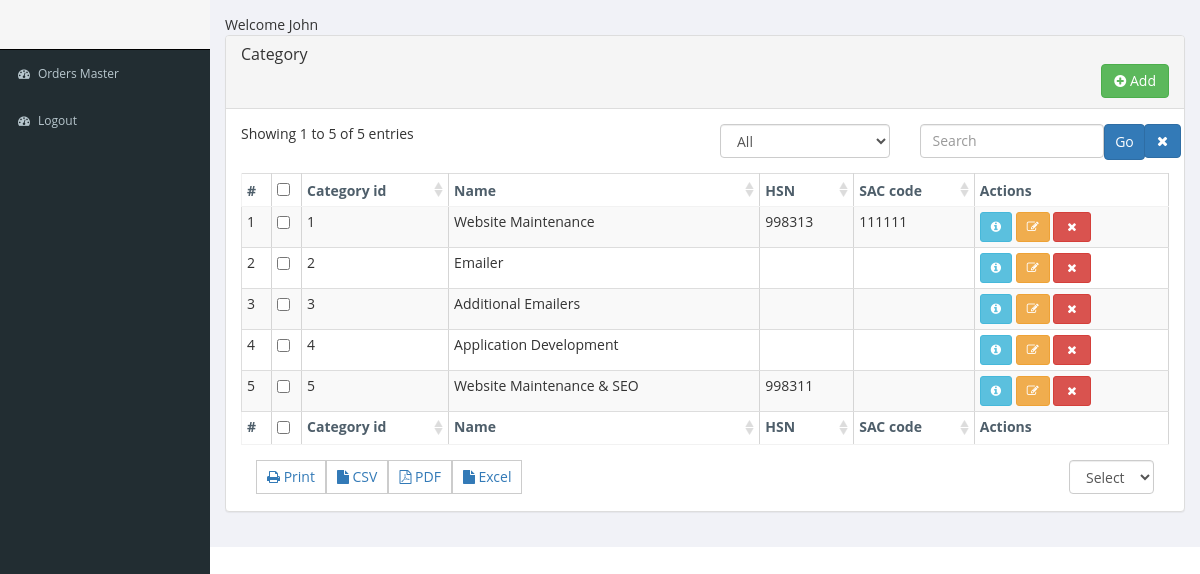
Screenshot of /category.php (signed in) with the database file from the repository.
### tables this page shows
CREATE TABLE `category` (
  `category_id` int(11) NOT NULL,
  `name` longtext NOT NULL,
  `HSN` varchar(100) DEFAULT NULL,
  `SAC_code` varchar(100) DEFAULT NULL
);

### script/classes/PDOModel.php (called while the page is built, shortened)
<?php
Class PDOModel {
    public $columns = "*";
    public $dbTransaction = false;
    public $backtick = "`";
    public $limit;
    public $fetchType;
    private $whereCondition = "";
    private $dbObj = NULL;
    private $sql;
    private $dbType;
    private $dbHostName;
    private $dbName;
    private $dbUserName;
    private $dbPassword;
    private $values = array();
    private $subSQL = "";
    private $joinString = "";
    public function connect($hostName, $userName, $password, $databaseName, $dbType = "mysql", $charset = "utf8") {
        $this->dbType = strtolower($dbType);
        $this->dbHostName = $hostName;
        $this->dbName = $databaseName;
        $this->dbUserName = $userName;
        $this->dbPassword = $password;
        $this->characterSet = $charset;
        $this->dbObj = NULL;
        $this->connectionStatus = 0;
        if ($this->connectionStatus == 1){
            $this->dbObj->setAttribute(PDO::ATTR_ERRMODE, PDO::ERRMODE_EXCEPTION);
        } else{
            $this->setErrors("Not able to connect to database. Please check details");
            return false;
        }
        if ($this->characterSet && $this->dbType == "mysql")
            $this->dbObj->exec("set names '" . $this->characterSet."'");
        return $this;
    }
    private function connectMysql() {
        try {
            $this->dbObj = new PDO("mysql:host=$this->dbHostName;dbname=$this->dbName", $this->dbUserName, $this->dbPassword);
            $this->connectionStatus = 1;
        } catch (PDOException $e) {
            $this->setErrors($e->getMessage());
        }
    }
    public function select($dbTableName) {
        try {
            $this->sql = $this->getSelectQuery($dbTableName);
            $stmt = $this->dbObj->prepare($this->sql);
            $stmt->execute($this->values);
            $result = $stmt->fetchAll($this->getFetchType());
            return $result;
        } catch (PDOException $e) {
            if ($this->dbTransaction == true) {
                $this->dbRollBack = true;
                $this->dbObj->rollBack();
            }
            $this->setErrors($e->getMessage());
        }
    }
    public function primaryKey($dbTableName) {
        try {
            if ($this->dbType === "pgsql")
                $this->sql = "SELECT a.attname, format_type(a.atttypid, a.atttypmod) AS data_type FROM  pg_index i JOIN   pg_attribute a ON a.attrelid = i.indrelid AND a.attnum = ANY(i.indkey) WHERE  i.indrelid = '$dbTableName'::regclass AND    i.indisprimary;";
            else if ($this->dbType === "sqlite")
                $this->sql = "pragma table_info ($dbTableName)";
            else if ($this->dbType === "sqlserver")
                  $this->sql = "SELECT Col.Column_name from INFORMATION_SCHEMA.TABLE_CONSTRAINTS Tab, INFORMATION_SCHEMA.CONSTRAINT_COLUMN_USAGE Col WHERE
                                Col.Constraint_Name = Tab.Constraint_Name
                                AND Col.Table_Name = Tab.Table_Name
                                AND Constraint_Type = 'PRIMARY KEY'
                                AND Col.Table_Name = '$dbTableName'";
            else
                $this->sql = "SHOW INDEXES FROM " . $this->parseTable($dbTableName) . " WHERE Key_name = 'PRIMARY'";
            $stmt = $this->dbObj->prepare($this->sql);
            $stmt->execute();
            $result = $stmt->fetchAll($this->getFetchType());
            if (count($result) > 0) {
                if ($this->dbType === "pgsql")
                    return $result[0]["attname"];
                else if ($this->dbType === "sqlite")
                    return $result[0]["name"];
                else
                    return $result[0]["Column_name"];
            } else
                return "";
        } catch (PDOException $e) {
            $this->setErrors($e->getMessage());
        }
    }
    private function getSelectQuery($dbTableName) {
        if (is_array($this->columns) && count($this->columns) > 0)
            $cols = implode(",", array_values($this->parseColumns($this->columns)));
        else {
            $cols = "$dbTableName.* ";
        }
        $sql = "SELECT " . $cols . $this->subSQL . " FROM " . $this->parseTable($dbTableName) . " " . $this->joinString . " " . $this->whereCondition
                . $this->getGroupByCondition() . $this->getHavingCondition() . $this->getorderByCondition() . $this->getLimitCondition();
        return $sql;
    }
    private function getorderByCondition() {
        $orderBy = "";
        return $orderBy;
    }
    private function getLimitCondition() {
        $limitBy = "";
        if (!empty($this->limit)) {
            if ($this->dbType === "pgsql") {
                $limit = explode(",", $this->limit);
                $limitBy.=" LIMIT " . $limit[1];
                if (isset($limit[1]))
                    $limitBy.=" OFFSET " . $limit[0];
            }
            else if ($this->dbType === "sqlserver") {
                 $limit = explode(",", $this->limit);
                 $limitBy.=" OFFSET " . $limit[0]. " ROWS";
                  if (isset($limit[1]))
                       $limitBy.=" FETCH NEXT  " . $limit[1]." ROWS ONLY";
            }
            else {
                $limitBy.=" LIMIT " . $this->limit;
            }
        }
        return $limitBy;
    }
    private function getGroupByCondition() {
        $groupby = "";
        return $groupby;
    }
    private function getHavingCondition() {
        $having = "";
        return $having;
    }
    private function getFetchType() {
        switch (strtoupper($this->fetchType)) {
            default: return PDO::FETCH_ASSOC;
        }
    }
    public function resetAll() {
        $this->whereCondition = "";
        $this->joinString = "";
        $this->joinTables = array();
        $this->values = array();
        $this->limit = "";
        $this->columns = array();
        $this->havingCondition = array();
        $this->subSQL = "";
    }
    private function parseColumns($cols) {
        $columns = array();
        if (is_array($cols) && !empty($this->backtick)) {
            foreach ($cols as $col) {
                if ($this->checkColAggr($col)) {
                    $alias = explode(" as ", strtolower($col));
                    if (isset($alias[1]))
                        $col = trim($alias[0]) . " AS " . $this->backtick . trim($alias[1]) . $this->backtick;
                }
                $columns[] = $col;
            }
        } else {
            $columns = $cols;
        }
        return $columns;
    }
    private function parseTable($dbTable) {
        $table = $dbTable;
        if (!empty($this->backtick)) {
            if (preg_match("/\bas\b/i", strtolower($dbTable))) {
                list($tableName, $alias) = explode("as", strtolower($dbTable));
                $table = $this->backtick . trim($tableName) . $this->backtick . " AS " . $this->backtick . trim($alias) . $this->backtick;
            } else {
                $table = $this->backtick . trim($dbTable) . $this->backtick;
            }
        }
        return $table;
    }
    private function checkColAggr($column) {
        $col = strtolower($column);
        if (strpos($col, "concat") !== false || strpos($col, "sum") !== false || strpos($col, "max") !== false || strpos($col, "min") !== false || strpos($col, "count") !== false || strpos($col, "distinct") !== false) {
            return true;
        }
        return false;
    }
}

### script/classes/templates/pure/template-table.php (the view, shortened to what this page needs)
<div class="table-responsive">
    <table class="pdocrud-table table table-striped table-hover table-bordered table-condensed <?php if(isset($settings["tableCellEdit"]) && $settings["tableCellEdit"]) echo "pdocrud-excel-table" ?>" data-obj-key="<?php echo $objKey; ?>">
        <?php if ($settings["headerRow"]) { ?>
        <thead>
            <tr class="pdocrud-header-row">
                <?php if ($settings["numberCol"]) { ?>
                <th class="w1">
                        #
                    </th>
                <?php }
                if ($settings["checkboxCol"]) { ?>
                    <th class="w1">
                        <input type="checkbox" value="select-all" name="pdocrud_select_all" class="pdocrud-select-all"  />
                    </th>
                <?php }
                if ($columns) foreach ($columns as $colkey => $column) {
                    if(!in_array($column["col"], $colsRemove)){
                    ?>
                        <th <?php echo $column["attr"]; ?> data-action="<?php echo $column["sort"]; ?>"  data-sortkey="<?php echo $colkey; ?>" class="pdocrud-actions-sorting pdocrud-<?php echo $column["sort"]; ?>">
                            <span> <?php echo $column["colname"];
                            ?>
                            </span>
                        </th>
                    <?php }
                }
                if ($settings["actionbtn"]) {
                    ?>
                    <th>
                        <?php echo $lang["actions"] ?>
                    </th>
                    <?php } ?>
            </tr>
        </thead>
        <?php } ?>
        <tbody>
        <?php
        $rowcount = $settings["row_no"];
        if ($data)
            foreach ($data as $rows) {
                ?>
                <tr data-id="<?php if(isset($rows[$pk])) echo $rows[$pk]; ?>" id="pdocrud-row-<?php echo $rowcount; ?>" class="pdocrud-data-row <?php if(isset($rows[0]["class"])) echo $rows[0]["class"]; ?>" <?php if(isset($rows[0]["style"])) echo $rows[0]["style"]; ?>>
                   <?php  if ($settings["numberCol"]) { ?>
                    <td class="pdocrud-row-count">
                    <?php echo $rowcount + 1; ?>
                    </td>
                   <?php } if ($settings["checkboxCol"]) { ?>
                    <td class="pdocrud-row-actions">
                        <input type="checkbox" class="pdocrud-select-cb" value="<?php echo $rows[$pk]; ?>" />
                    </td>
                    <?php }
                    foreach ($rows as $col => $row) {
                         if(!in_array($col, $colsRemove)){
                        if (is_array($row)) {
                            ?>
                            <td class="pdocrud-row-cols <?php if(isset($row["class"])) echo $row["class"]; ?>"  <?php if(isset($row["style"])) echo $row["style"]; ?>>
                            <?php if(isset($row["sum_type"])) { echo $lang[$row["sum_type"]]; $sumrow = true; }?>
                            <?php echo $row["content"]; ?>
                            </td>
                            <?php
                        } else {
                            ?>
                            <td class="pdocrud-row-cols">
                            <?php echo $row; ?>
                            </td>
                            <?php
                        }
                      }
                    }
                        ?>
                        <?php continue;
                    if (is_array($btnActions) && count($btnActions)) {
                        ?>
                       <td class="pdocrud-row-actions">
                        <?php foreach ($btnActions as  $action_name => $action) {
                            list( $key, $colName, $action_val, $type, $text, $attr, $url, $cssClass) = $action;
                            $columnVal = isset($rows[$colName]) ? $rows[$colName] : "";
                            $url =  preg_replace('/{[^}]+}/', $rows[$pk], $url);
                            if (is_array($text) && isset($text[$rows[$colName]]))
                                $action_text = $text[$rows[$colName]];
                            else
                                $action_text = $text;
                            ?>
                           <a class="pdocrud-actions pdocrud-button btn btn-sm <?php echo $cssClass;?> pdocrud-button-<?php echo $action_name;?>"
                             href="<?php echo $url;?>"
                             <?php
                            echo implode(', ', array_map(
                                            function ($v, $k) {
                                        return $k . '=' . $v;
                                    }, $attr, array_keys($attr)
                            )); ?>
                            data-id="<?php echo $rows[$pk]; ?>"
                            data-column-val="<?php echo $columnVal ?>"
                            data-unique-id="<?php echo $key; ?>"
                            data-action="<?php echo $type;?>"><?php echo $action_text; ?>
                           </a>
                       <?php } ?>
                       </td>
                    <?php } ?>
                </tr>
                <?php
                $rowcount++;
            }
        ?>
        </tbody>
         <?php if ($settings["footerRow"]) { ?>
        <tfoot>
            <tr class="pdocrud-header-row">
                <?php if ($settings["numberCol"]) { ?>
                    <th class="w1">
                        #
                    </th>
                <?php } if ($settings["checkboxCol"]) { ?>
                    <th class="w1">
                        <input type="checkbox" value="select-all" name="pdocrud_select_all" class="pdocrud-select-all"  />
                    </th>
                <?php } ?>
                <?php if ($columns) foreach ($columns as $colkey => $column) {
                    if(!in_array($column["col"], $colsRemove)){
                    ?>
                        <th <?php echo $column["attr"]; ?> data-action="<?php echo $column["sort"]; ?>"  data-sortkey="<?php echo $colkey; ?>" class="pdocrud-actions-sorting pdocrud-<?php echo $column["sort"]; ?>">
                            <?php echo $column["colname"];
                            ?>
                        </th>
                    <?php }
                }
                if ($settings["actionbtn"]) {
                    ?>
                    <th>
                    <?php echo $lang["actions"] ?>
                    </th>
               <?php } ?>
            </tr>
        </tfoot>
         <?php } ?>
    </table>
</div>

### script/css/style.css (style rules this page uses)
.pdocrud-table { table-layout:auto !important; }
.pdocrud-table-container table { margin-bottom: 0px; }
.pdocrud-table-container table tr.pdocrud-header-row { color: #4e5e6a; }
.pdocrud-table-container table tr.pdocrud-header-row th { border: 1px solid #f2f2f2; }
.pdocrud-table-container table tr.pdocrud-header-row th,.pdocrud-table-container .table tbody tr td { border-right: 1px solid #d5d5d5; white-space: nowrap; }
.pdocrud-actions-sorting { cursor: pointer; }
.w1 { width:30px; }
.pdocrud-sort { background:url('images/sort_both.png') no-repeat center right; }
.pdocrud-table-container table tr.pdocrud-header-row th span { padding-right: 2px; }

### rows the page displays
category: category_id "1", name "Website Maintenance", HSN "998313", SAC_code "111111"
category: category_id "2", name "Emailer"
category: category_id "3", name "Additional Emailers"
category: category_id "4", name "Application Development"
category: category_id "5", name "Website Maintenance & SEO", HSN "998311"

### other values shown
$pdocrud->getUserSession("userName") "John"
$lang["tableHeading"] "Category"
$lang["add"] "Add"
$lang["dispaly_records_info"] "Showing 1 to 5 of 5 entries"
$searchbox "Go"
$column["colname"] "Category id"
$column["colname"] "Name"
$column["colname"] "HSN"
$column["colname"] "SAC code"
$lang["actions"] "Actions"
$lang["print"] "Print"
$lang["csv"] "CSV"
$lang["pdf"] "PDF"
$lang["excel"] "Excel"
form field value "All"
